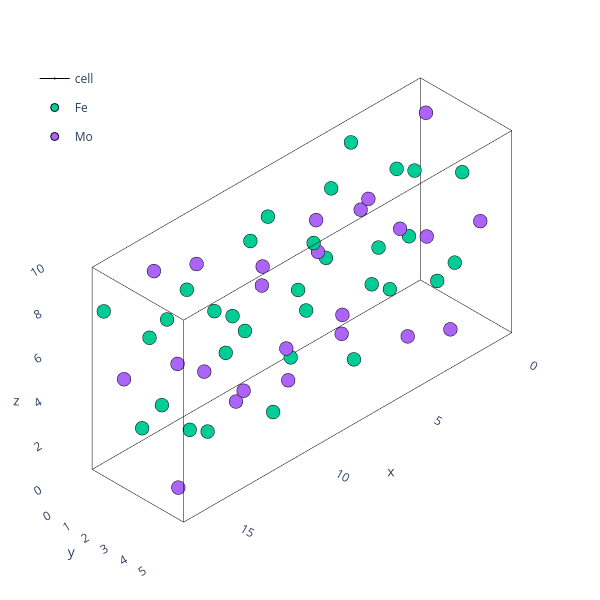

Notebook code cell kept with this figure:
### Code cell
theatoms=binaries_predict['P']['Atoms'].atoms.sample(n=1).iloc[0]
plotting.plotly_atoms(theatoms)

### Figure 1 — Plotly figure (JSON) as saved in the notebook; plotly's stock layout.template omitted (floating-point values rounded to 4 significant figures)
{"data": [{"hoverinfo": "skip", "legendgroup": "cell", "line": {"color": "black", "width": 1}, "marker": {"size": 0.01}, "name": "cell", "showlegend": false, "type": "scatter3d", "x": [0, 17.21], "y": [0, 0], "z": [0, 0]}, {"hoverinfo": "skip", "legendgroup": "cell", "line": {"color": "black", "width": 1}, "marker": {"size": 0.01}, "name": "cell", "showlegend": false, "type": "scatter3d", "x": [0, 0], "y": [0, 4.795], "z": [0, 0]}, {"hoverinfo": "skip", "legendgroup": "cell", "line": {"color": "black", "width": 1}, "marker": {"size": 0.01}, "name": "cell", "showlegend": false, "type": "scatter3d", "x": [0, 0], "y": [0, 0], "z": [0, 9.175]}, {"hoverinfo": "skip", "legendgroup": "cell", "line": {"color": "black", "width": 1}, "marker": {"size": 0.01}, "name": "cell", "showlegend": false, "type": "scatter3d", "x": [17.21, 17.21], "y": [0, 4.795], "z": [0, 0]}, {"hoverinfo": "skip", "legendgroup": "cell", "line": {"color": "black", "width": 1}, "marker": {"size": 0.01}, "name": "cell", "showlegend": false, "type": "scatter3d", "x": [0, 17.21], "y": [4.795, 4.795], "z": [0, 0]}, {"hoverinfo": "skip", "legendgroup": "cell", "line": {"color": "black", "width": 1}, "marker": {"size": 0.01}, "name": "cell", "showlegend": false, "type": "scatter3d", "x": [17.21, 17.21], "y": [4.795, 4.795], "z": [0, 9.175]}, {"hoverinfo": "skip", "legendgroup": "cell", "line": {"color": "black", "width": 1}, "marker": {"size": 0.01}, "name": "cell", "showlegend": false, "type": "scatter3d", "x": [17.21, 17.21], "y": [0, 0], "z": [0, 9.175]}, {"hoverinfo": "skip", "legendgroup": "cell", "line": {"color": "black", "width": 1}, "marker": {"size": 0.01}, "name": "cell", "showlegend": false, "type": "scatter3d", "x": [0, 0], "y": [4.795, 4.795], "z": [0, 9.175]}, {"hoverinfo": "skip", "legendgroup": "cell", "line": {"color": "black", "width": 1}, "marker": {"size": 0.01}, "name": "cell", "showlegend": false, "type": "scatter3d", "x": [0, 17.21], "y": [0, 0], "z": [9.175, 9.175]}, {"hoverinfo": "skip", "legendgroup": "cell", "line": {"color": "black", "width": 1}, "marker": {"size": 0.01}, "name": "cell", "showlegend": false, "type": "scatter3d", "x": [0, 0], "y": [0, 4.795], "z": [9.175, 9.175]}, {"hoverinfo": "skip", "legendgroup": "cell", "line": {"color": "black", "width": 1}, "marker": {"size": 0.01}, "name": "cell", "showlegend": false, "type": "scatter3d", "x": [0, 17.21], "y": [4.795, 4.795], "z": [9.175, 9.175]}, {"hoverinfo": "skip", "legendgroup": "cell", "line": {"color": "black", "width": 1}, "marker": {"size": 0.01}, "name": "cell", "showlegend": true, "type": "scatter3d", "x": [17.21, 17.21], "y": [0, 4.795], "z": [9.175, 9.175]}, {"hovertext": ["Fe0", "Fe1", "Fe2", "Fe3", "Fe4", "Fe5", "Fe6", "Fe7", "Fe8", "Fe9", "Fe10", "Fe11", "Fe12", "Fe13", "Fe14", "Fe15", "Fe16", "Fe17", "Fe18", "Fe19", "Fe20", "Fe21", "Fe22", "Fe23", "Fe24", "Fe25", "Fe26", "Fe27", "Fe28", "Fe29", "Fe30", "Fe31"], "marker": {"line": {"color": "black", "width": 1}}, "mode": "markers", "name": "Fe", "type": "scatter3d", "x": [5.885, 11.32, 2.719, 14.49, 2.805, 14.4, 5.798, 11.41, 1.514, 15.69, 7.089, 10.12, 7.192, 10.01, 1.411, 15.8, 0.6022, 16.6, 8.001, 9.205, 16.6, 0.6022, 9.205, 8.001, 4.955, 12.25, 3.648, 13.56, 12.25, 4.955, 13.56, 3.648], "y": [1.199, 3.596, 3.596, 1.199, 1.199, 3.596, 3.596, 1.199, 1.199, 3.596, 3.596, 1.199, 1.199, 3.596, 3.596, 1.199, 0, 0, 0, 0, 2.397, 2.397, 2.397, 2.397, 2.397, 2.397, 2.397, 2.397, 0, 0, 0, 0], "z": [7.707, 1.468, 3.119, 6.055, 1.587, 7.587, 6.175, 3.0, 6.33, 2.844, 1.743, 7.431, 2.817, 6.358, 7.404, 1.771, 2.294, 6.881, 6.881, 2.294, 6.881, 2.294, 2.294, 6.881, 3.486, 5.688, 8.074, 1.101, 5.688, 3.486, 1.101, 8.074]}, {"hovertext": ["Mo0", "Mo1", "Mo2", "Mo3", "Mo4", "Mo5", "Mo6", "Mo7", "Mo8", "Mo9", "Mo10", "Mo11", "Mo12", "Mo13", "Mo14", "Mo15", "Mo16", "Mo17", "Mo18", "Mo19", "Mo20", "Mo21", "Mo22", "Mo23"], "marker": {"line": {"color": "black", "width": 1}}, "mode": "markers", "name": "Mo", "type": "scatter3d", "x": [6.573, 10.63, 2.03, 15.18, 4.336, 12.87, 4.267, 12.94, 5.334, 11.87, 3.269, 13.94, 9.515, 7.691, 16.29, 0.9119, 2.271, 14.93, 6.332, 10.87, 8.139, 9.068, 0.4646, 16.74], "y": [1.199, 3.596, 3.596, 1.199, 1.199, 3.596, 3.596, 1.199, 1.199, 3.596, 3.596, 1.199, 1.199, 3.596, 3.596, 1.199, 1.199, 3.596, 3.596, 1.199, 1.199, 3.596, 3.596, 1.199], "z": [5.165, 4.009, 0.578, 8.597, 5.964, 3.211, 1.376, 7.798, 0.8257, 8.349, 5.413, 3.762, 5.11, 4.064, 0.523, 8.652, 4.064, 5.11, 8.652, 0.523, 0.1193, 9.055, 4.707, 4.468]}], "layout": {"height": 600, "legend": {"x": 0.05, "xanchor": "left", "y": 0.9, "yanchor": "top"}, "margin": {"b": 5, "l": 5, "r": 0.5, "t": 5}, "scene": {"aspectmode": "data", "camera": {"projection": {"type": "orthographic"}}, "xaxis": {"range": [-1.721, 18.93], "showbackground": false, "showgrid": false}, "yaxis": {"range": [-0.4795, 5.274], "showbackground": false, "showgrid": false}, "zaxis": {"range": [-0.9175, 10.09], "showbackground": false, "showgrid": false}}, "width": 600}}
